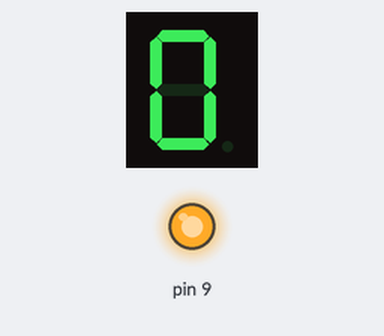
A sketch run on a simulated Arduino Uno, built with avr-gcc and run on an emulated ATmega328P. On the bench: 1-digit seven-segment display, output pins drawn as LEDs (lit = HIGH). Wiring (inferred from the names in the program): 1-digit 7-segment display, segments lit when LOW: segments pin 2, pin 3, pin 4, pin 5, pin 6, pin 7, pin 8. The segment pins are drawn as the display they are named for; pins used as bus, display or sensor lines are not drawn.

Above: at 0.1 s.
At 2.1 s:
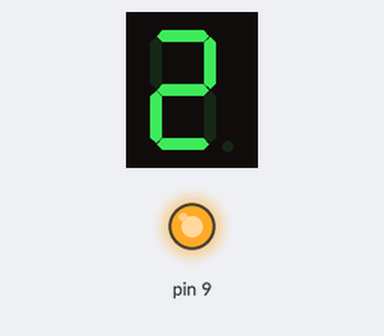
At 4.1 s:
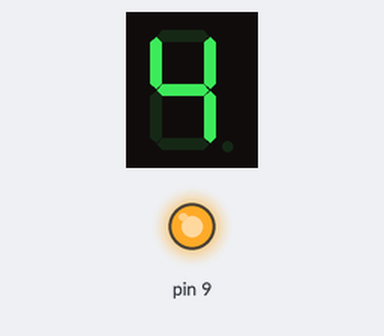
At 9.1 s:
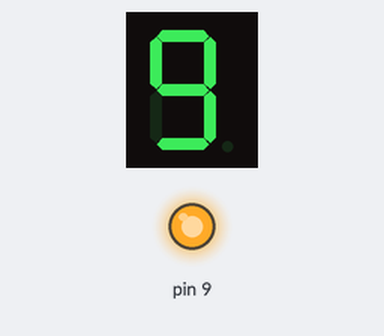
Timing chart, 0 to 10.6 s (numbered marks = the images above):
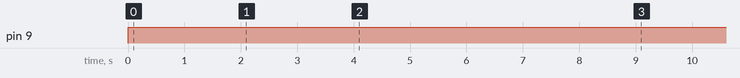

Measured:
- by itself, pin 9: LOW → HIGH at 0.00 s
- by itself, everything shown: repeats every 10.0 s, in 10 steps
- what the display in image 1 shows lasts 1.0 s, from 2.0 s to 3.0 s

The sketch:

odev4.ino
```cpp
int a = 2;
int b = 3;
int c = 4;
int d = 5;
int e = 6;
int f = 7;
int g = 8;

void setup() {

pinMode(a,OUTPUT);
pinMode(b,OUTPUT);
pinMode(c,OUTPUT);
pinMode(d,OUTPUT);
pinMode(e,OUTPUT);
pinMode(f,OUTPUT);
pinMode(g,OUTPUT);
pinMode(9,OUTPUT);
}

void loop() {
  digitalWrite(9,HIGH);
  sifir();
  bir();
  iki();
  uc();
  dort();
  bes();
  alti();
  yedi();
  sekiz();
  dokuz();
}

void sifir(){
  digitalWrite(a,LOW);
  digitalWrite(b,LOW);
  digitalWrite(c,LOW);
  digitalWrite(d,LOW);
  digitalWrite(e,LOW);
  digitalWrite(f,LOW);
  digitalWrite(g,HIGH);
  delay(1000);
}
void bir(){
  digitalWrite(a,HIGH);
  digitalWrite(b,LOW);
  digitalWrite(c,LOW);
  digitalWrite(d,HIGH);
  digitalWrite(e,HIGH);
  digitalWrite(f,HIGH);
  digitalWrite(g,HIGH);
  delay(1000);
}
void iki(){
  digitalWrite(a,LOW);
  digitalWrite(b,LOW);
  digitalWrite(c,HIGH);
  digitalWrite(d,LOW);
  digitalWrite(e,LOW);
  digitalWrite(f,HIGH);
  digitalWrite(g,LOW);
  delay(1000);
}
void uc(){
  digitalWrite(a,LOW);
  digitalWrite(b,LOW);
  digitalWrite(c,LOW);
  digitalWrite(d,LOW);
  digitalWrite(e,HIGH);
  digitalWrite(f,HIGH);
  digitalWrite(g,LOW);
  delay(1000);
}
void dort(){
  digitalWrite(a,HIGH);
  digitalWrite(b,LOW);
  digitalWrite(c,LOW);
  digitalWrite(d,HIGH);
  digitalWrite(e,HIGH);
  digitalWrite(f,LOW);
  digitalWrite(g,LOW);
  delay(1000);
}
void bes(){
  digitalWrite(a,LOW);
  digitalWrite(b,HIGH);
  digitalWrite(c,LOW);
  digitalWrite(d,LOW);
  digitalWrite(e,HIGH);
  digitalWrite(f,LOW);
  digitalWrite(g,LOW);
  delay(1000);
}
void alti(){
  digitalWrite(a,LOW);
  digitalWrite(b,HIGH);
  digitalWrite(c,LOW);
  digitalWrite(d,LOW);
  digitalWrite(e,LOW);
  digitalWrite(f,LOW);
  digitalWrite(g,LOW);
  delay(1000);
}
void yedi(){
  digitalWrite(a,LOW);
  digitalWrite(b,LOW);
  digitalWrite(c,LOW);
  digitalWrite(d,HIGH);
  digitalWrite(e,HIGH);
  digitalWrite(f,HIGH);
  digitalWrite(g,HIGH);
  delay(1000);
}
void sekiz(){
  digitalWrite(a,LOW);
  digitalWrite(b,LOW);
  digitalWrite(c,LOW);
  digitalWrite(d,LOW);
  digitalWrite(e,LOW);
  digitalWrite(f,LOW);
  digitalWrite(g,LOW);
  delay(1000);
}
void dokuz(){
  digitalWrite(a,LOW);
  digitalWrite(b,LOW);
  digitalWrite(c,LOW);
  digitalWrite(d,LOW);
  digitalWrite(e,HIGH);
  digitalWrite(f,LOW);
  digitalWrite(g,LOW);
  delay(1000);
}
```
